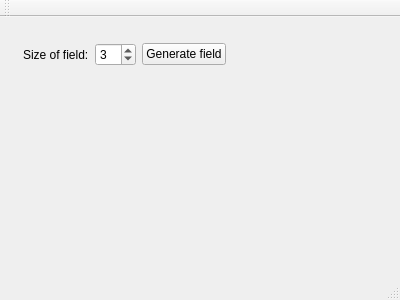
<?xml version="1.0" encoding="UTF-8"?>
<ui version="4.0">
 <class>MainWindow</class>
 <widget class="QMainWindow" name="MainWindow">
  <property name="geometry">
   <rect>
    <x>0</x>
    <y>0</y>
    <width>400</width>
    <height>300</height>
   </rect>
  </property>
  <property name="windowTitle">
   <string>Crosses-Zeros</string>
  </property>
  <widget class="QWidget" name="centralWidget">
   <widget class="QWidget" name="horizontalLayoutWidget">
    <property name="geometry">
     <rect>
      <x>12</x>
      <y>12</y>
      <width>371</width>
      <height>51</height>
     </rect>
    </property>
    <layout class="QHBoxLayout" name="horizontalLayout">
     <item>
      <widget class="QLabel" name="label">
       <property name="text">
        <string>Size of field:</string>
       </property>
      </widget>
     </item>
     <item>
      <widget class="QSpinBox" name="spinBox">
       <property name="value">
        <number>3</number>
       </property>
      </widget>
     </item>
     <item>
      <widget class="QPushButton" name="pushButton">
       <property name="text">
        <string>Generate field</string>
       </property>
      </widget>
     </item>
     <item>
      <spacer name="horizontalSpacer">
       <property name="orientation">
        <enum>Qt::Horizontal</enum>
       </property>
       <property name="sizeHint" stdset="0">
        <size>
         <width>58</width>
         <height>20</height>
        </size>
       </property>
      </spacer>
     </item>
    </layout>
   </widget>
   <widget class="QWidget" name="gridLayoutWidget">
    <property name="geometry">
     <rect>
      <x>10</x>
      <y>70</y>
      <width>371</width>
      <height>171</height>
     </rect>
    </property>
    <layout class="QGridLayout" name="gridLayout"/>
   </widget>
  </widget>
  <widget class="QMenuBar" name="menuBar">
   <property name="geometry">
    <rect>
     <x>0</x>
     <y>0</y>
     <width>400</width>
     <height>21</height>
    </rect>
   </property>
  </widget>
  <widget class="QToolBar" name="mainToolBar">
   <attribute name="toolBarArea">
    <enum>TopToolBarArea</enum>
   </attribute>
   <attribute name="toolBarBreak">
    <bool>false</bool>
   </attribute>
  </widget>
  <widget class="QStatusBar" name="statusBar"/>
 </widget>
 <layoutdefault spacing="6" margin="11"/>
 <resources/>
 <connections/>
</ui>
